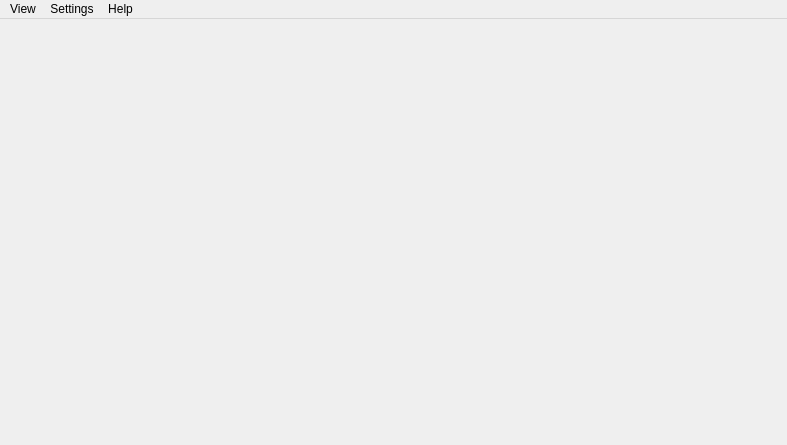
<?xml version="1.0" encoding="UTF-8"?>
<ui version="4.0">
 <class>MainWindow</class>
 <widget class="QMainWindow" name="MainWindow">
  <property name="geometry">
   <rect>
    <x>0</x>
    <y>0</y>
    <width>787</width>
    <height>445</height>
   </rect>
  </property>
  <property name="windowTitle">
   <string>Purewater</string>
  </property>
  <widget class="QWidget" name="centralwidget"/>
  <widget class="QMenuBar" name="menuBar">
   <property name="geometry">
    <rect>
     <x>0</x>
     <y>0</y>
     <width>787</width>
     <height>24</height>
    </rect>
   </property>
   <widget class="QMenu" name="menuView">
    <property name="title">
     <string>View</string>
    </property>
    <addaction name="actionhi"/>
   </widget>
   <widget class="QMenu" name="menuSettings">
    <property name="title">
     <string>Settings</string>
    </property>
   </widget>
   <widget class="QMenu" name="menuHelp">
    <property name="title">
     <string>Help</string>
    </property>
    <addaction name="actionAbout"/>
   </widget>
   <addaction name="menuView"/>
   <addaction name="menuSettings"/>
   <addaction name="menuHelp"/>
  </widget>
  <action name="actionhi">
   <property name="text">
    <string>hi</string>
   </property>
  </action>
  <action name="actionAbout">
   <property name="text">
    <string>About</string>
   </property>
  </action>
 </widget>
 <resources/>
 <connections/>
</ui>
